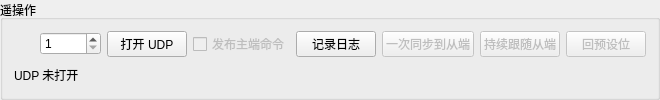
     <widget class="QGroupBox" name="teleopGroup">
      <property name="title">
       <string>遥操作</string>
      </property>
      <layout class="QVBoxLayout" name="teleopGroupLayout">
       <item><layout class="QHBoxLayout" name="teleopButtons">
       <item>
        <widget class="QLabel" name="localEndpoint">
         <property name="text">
          <string />
         </property>
        </widget>
       </item>
       <item>
        <widget class="QLabel" name="remoteAddress">
         <property name="text">
          <string />
         </property>
        </widget>
       </item>
       <item>
        <widget class="QSpinBox" name="remotePort">
         <property name="minimum">
          <number>1</number>
         </property>
         <property name="maximum">
          <number>65535</number>
         </property>
        </widget>
       </item>
       <item>
        <widget class="QPushButton" name="udpButton">
         <property name="text">
          <string>打开 UDP</string>
         </property>
         <property name="enabled">
          <bool>true</bool>
         </property>
        </widget>
       </item>
       <item>
        <widget class="QCheckBox" name="publishMaster">
         <property name="text"><string>发布主端命令</string></property>
         <property name="enabled"><bool>false</bool></property>
        </widget>
       </item>
       <item>
        <widget class="QPushButton" name="logButton">
         <property name="text"><string>记录日志</string></property>
         <property name="checkable"><bool>true</bool></property>
         <property name="toolTip"><string>按遥操作节拍记录已有数据，缺失值写为 NULL。再次点击或从端反馈断流时停止记录。</string></property>
        </widget>
       </item>
       <item>
        <widget class="QPushButton" name="syncButton">
         <property name="toolTip"><string>将主端六轴切到 PV，按当前从端关节角执行一次限速同步。</string></property>
         <property name="text">
          <string>一次同步到从端</string>
         </property>
         <property name="enabled">
          <bool>false</bool>
         </property>
        </widget>
       </item>
       <item>
        <widget class="QPushButton" name="followButton">
         <property name="toolTip"><string>将主端六轴切到 PV，随新的从端关节角更新限速目标。</string></property>
         <property name="text">
          <string>持续跟随从端</string>
         </property>
         <property name="enabled">
          <bool>false</bool>
         </property>
        </widget>
       </item>
       <item>
        <widget class="QPushButton" name="homeButton">
         <property name="text">
          <string>回预设位</string>
         </property>
         <property name="enabled">
          <bool>false</bool>
         </property>
        </widget>
       </item>
       </layout></item>
       <item><widget class="QLabel" name="udpStatus">
        <property name="text"><string>UDP 未打开</string></property>
       </widget></item>
      </layout>
     </widget>
